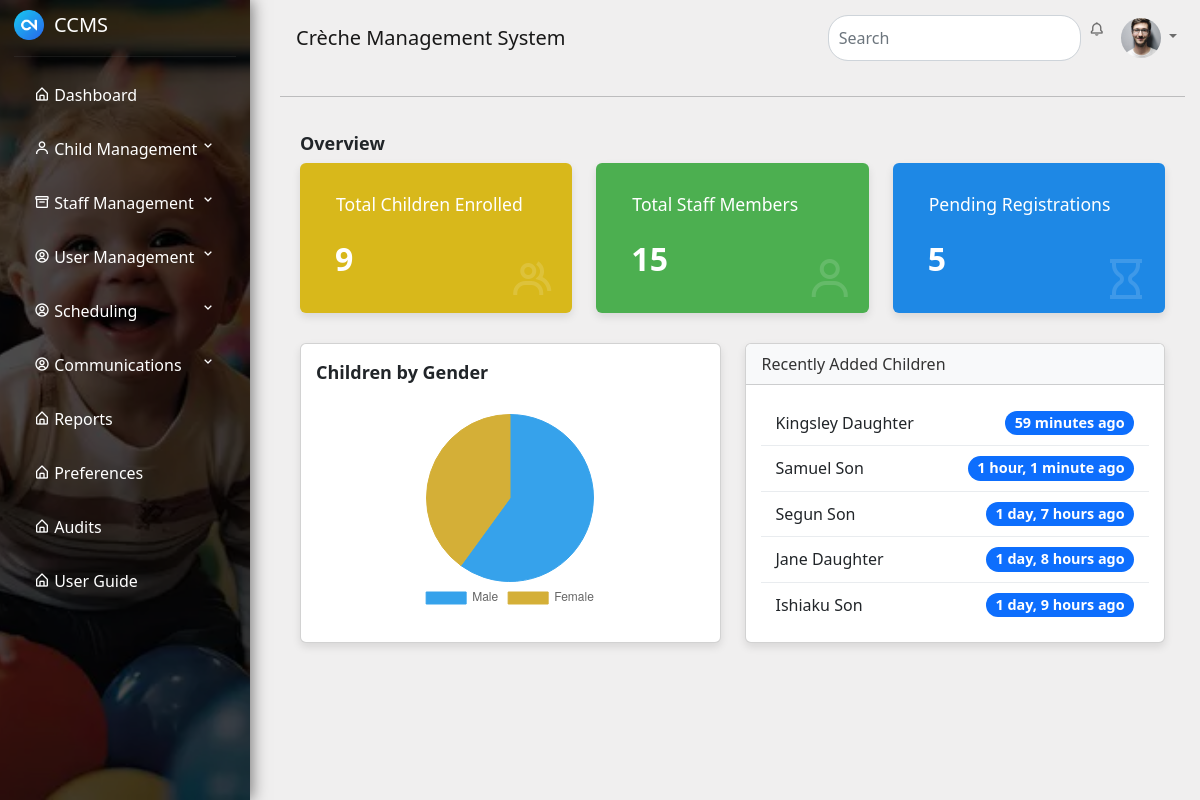
/dashboard/, run on the app's committed database.
### authentication/models.py (models this page shows, shortened)
class Child(models.Model):
    GENDER_CHOICES = [
        ('M', 'Male'),
        ('F', 'Female'),
        ('O', 'Other'),
    ]
    first_name = models.CharField(max_length=50)
    last_name = models.CharField(max_length=50)
    date_of_birth = models.DateField()
    parent_name = models.CharField(max_length=100)
    contact_number = models.CharField(max_length=15)
    address = models.TextField()
    passport_image = models.ImageField(upload_to='passport_images/', blank=True, null=True)
    gender = models.CharField(max_length=1, choices=GENDER_CHOICES, default='M')
    created_at = models.DateTimeField(auto_now_add=True)

### authentication/views.py (the view)
# urls.py: path('dashboard/', views.dashboard, name='dashboard'),
def dashboard(request):
    gender_data = Child.objects.values('gender').annotate(count=Count('gender'))
    total_children = Child.objects.count()
    recent_children = Child.objects.order_by('-created_at')[:5]
    genders = ['Male', 'Female']
    male_count = gender_data.filter(gender='M').count()
    female_count = gender_data.filter(gender='F').count()
    context = {
        'total_children': total_children,
        'recent_children': recent_children,
        'male_count': male_count,
        'female_count': female_count,
    }
    return render(request, 'authentication/dashboard_admin.html', context)

### authentication/templates/authentication/dashboard_admin.html (shortened to what this page needs)
{% extends 'dashboard_base.html' %}
{% block dashboard_content %}
<hr>
<div id="overview-content">
    <h3>Overview</h3>
    <div class="row">
        <div class="col-md-4">
            <div class="card modern-card pink-card">
                <div class="card-header">Total Children Enrolled</div>
                <div class="card-body">
                    <h5 class="card-title">{{ total_children }}</h5>
                    <i class="bx bx-group icon-large"></i>
                </div>
            </div>
        </div>
        <div class="col-md-4">
            <div class="card modern-card green-card">
                <div class="card-header">Total Staff Members</div>
                <div class="card-body">
                    <h5 class="card-title">15</h5>
                    <i class="bx bx-user icon-large"></i>
                </div>
            </div>
        </div>
        <div class="col-md-4">
            <div class="card modern-card cyan-card">
                <div class="card-header">Pending Registrations</div>
                <div class="card-body">
                    <h5 class="card-title">5</h5>
                    <i class="bx bx-hourglass icon-large"></i>
                </div>
            </div>
        </div>
    </div>
    <div class="row">
        <div class="col-md-6">
            <div class="card mb-4 chart-card">
                <div class="card_head">
                    Children by Gender
                </div>
                <div class="card-body">
                    <canvas id="genderPieChart"></canvas>
                </div>
            </div>
        </div>
        <div class="col-md-6">
            <div class="card mb-4 recent-students-card">
                <div class="card-header">
                    Recently Added Children
                </div>
                <div class="card-body">
                    <ul id="recentStudentsList" class="list-group">
                        {% for child in recent_children %}
                            <li class="list-group-item d-flex justify-content-between align-items-center">
                                {{ child.first_name }} {{ child.last_name }}
                                <span class="badge bg-primary rounded-pill">
                                        {{ child.created_at|timesince }} ago
                                </span>
                            </li>
                        {% empty %}
                            <li class="list-group-item">No recent children added.</li>
                        {% endfor %}
                    </ul>
                </div>
            </div>
        </div>
    </div>
</div>
<script>
    const ctx = document.getElementById('genderPieChart').getContext('2d');
    const genderPieChart = new Chart(ctx, {
        type: 'pie',
        data: {
            labels: ['Male', 'Female'],
            datasets: [{
                label: 'Children by Gender',
                data: [60, 40], // Dummy data: 60 males, 40 females, 5 others
                backgroundColor: [
                    'rgba(54, 162, 235, 1)', // Male - Blue
                    'rgba(212, 175, 55, 1)', // Female - Pink
                ],
                borderColor: [
                    'rgba(54, 162, 235, 1)',
                    'rgba(212, 175, 55, 1)',
                ],
                borderWidth: 1
            }]
        },
        options: {
            responsive: true,
            plugins: {
                legend: {
                    position: 'bottom',
                }
            }
        }
    });
</script>
{% endblock %}

### authentication/templates/authentication/dashboard_admin.html (style rules this page uses)
#overview-content { padding: 20px; }
.modern-card { border: none; box-shadow: 0 4px 20px rgba(0, 0, 0, 0.1); color: white; padding: 20px; position: relative; overflow: hidden; transition: all 0.3s ease-in-out; }
.modern-card .card-header { font-weight: 500; font-size: 1.1rem; color: white; border-bottom: none; background: transparent; }
.modern-card .card-body { display: flex; justify-content: space-between; align-items: center; }
.modern-card .card-title { font-size: 2rem; font-weight: bold; margin: 0; }
.modern-card i { font-size: 3rem; opacity: 0.2; position: absolute; bottom: 10px; right: 15px; }
.pink-card { background-color: #d8b81b; }
.green-card { background-color: #4caf50; }
.cyan-card { background-color: #1e88e5; }
.modern-card .icon-large { color: rgba(255, 255, 255, 0.7); }
.card { overflow: hidden; box-shadow: 0 4px 8px rgba(0, 0, 0, 0.1); }
.card-header { background-color: #f8f9fa; font-weight: 500; color: #333; }
.card-body { padding: 15px; }
.list-group-item { border: none; padding: 10px 15px; border-bottom: 1px solid #e9ecef; }
.list-group-item:last-child { border-bottom: none; }
.badge { font-size: 0.9rem; }
.row { margin-bottom: 30px; }
.chart-card, .recent-students-card { overflow: hidden; box-shadow: 0 4px 8px rgba(0, 0, 0, 0.1); height: 100%; display: flex; height: 300px; flex-direction: column; }
.chart-card .card-body, .recent-students-card .card-body { padding: 15px; flex: 1; display: flex; justify-content: center; align-items: center; }
#genderPieChart { width: 70%; height: 70%; max-width: 200px; max-height: 200px; }
.recent-students-card .list-group { width: 100%; margin: 0; padding: 0; list-style: none; }
.recent-students-card .list-group-item { border: none; padding: 10px 15px; border-bottom: 1px solid #e9ecef; }
.recent-students-card .list-group-item:last-child { border-bottom: none; }
.card_head { padding-left: 15px; padding-top: 15px; font-size: 18px; font-weight: 600; }
h3 { font-size: 18px; font-weight: 600; }

### data on the page
Child: first_name "Kingsley", last_name "Daughter", created_at "59 minutes"
Child: first_name "Samuel", last_name "Son", created_at "1 hour, 1 minute"
Child: first_name "Segun", last_name "Son", created_at "1 day, 7 hours"
Child: first_name "Jane", last_name "Daughter", created_at "1 day, 8 hours"
Child: first_name "Ishiaku", last_name "Son", created_at "1 day, 9 hours"

### other printed values
{{ total_children }} "9"
